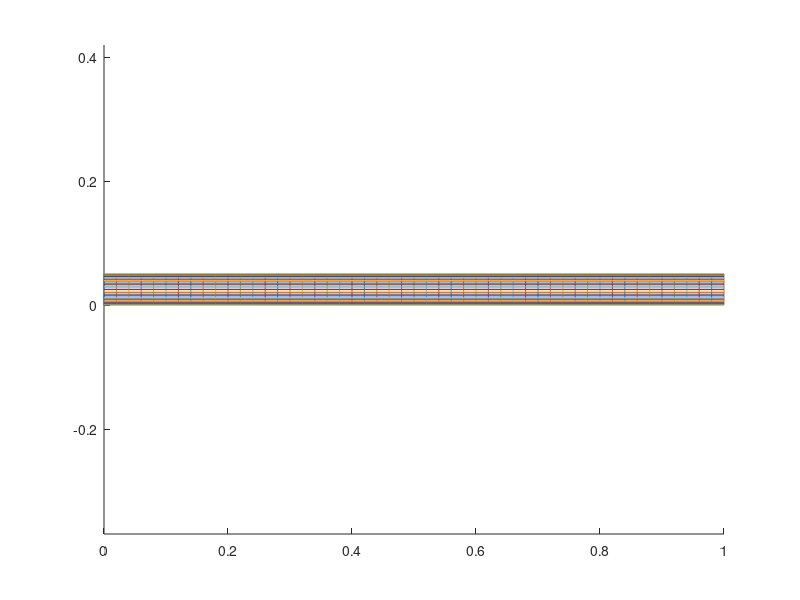

Recreate this plot in MATLAB.
function sit2
global geom poc;

geom = {};
poc = 0;

n1 = 50;
n2 = 30;

dy = 0.0005;

obdelnik([0,0],[1,0],[1,0.05],[0,0.05],n1,n2,1,3,1,3,dy,dy);
% obdelnik([0,0.05],[1,0.05],[1,0.1],[0,0.1],n1,n2,1,0,1,0,dy,dy);

[P,Q] = vytvor_sit;
kresli;
save 'P' P;
save 'Q' Q;

display(['Pocet bodu site je: ',num2str(length(P(:,1)))]);


function obdelnik(A,B,C,D,n1,n2,z1,z2,z3,z4,dx0,dy0)
% A, B, C, D jsou krajni body obdelnika [x,y]
% n1, n2 jsou pocty bunek v x-ove a y-ove soureadnici
% z1, z2 jsou zahusteni, 0 - doleva, 1 - nic, 2 - doprava, 3 - obe strany
global geom poc;
    X = zeros(n1+1,n2+1);
    Y = zeros(n1+1,n2+1);
    
    a = deleni(dx0,n1,norm(B-A),z1);
    b = deleni(dy0,n2,norm(C-B),z2);
    c = deleni(dx0,n1,norm(D-C),z3);
    d = deleni(dy0,n2,norm(A-D),z4);
    
    for i = 1:n1+1
        for j = 1:n2+1
            f1 = (1-a(i))*(1-d(j));
            f2 = a(i)*(1-b(j));
            f3 = c(i)*b(j);
            f4 = (1-c(i))*d(j);
            X(i,j) = A(1)*f1 + B(1)*f2 + C(1)*f3 + D(1)*f4;
            Y(i,j) = A(2)*f1 + B(2)*f2 + C(2)*f3 + D(2)*f4;
        end
    end
    
    obd{1} = n1;
    obd{2} = n2;
    obd{3} = X;
    obd{4} = Y;
    poc = poc + 1;
    geom{poc} = obd;

    
function kresli
global geom poc;
figure;
hold on;
for i = 1:poc
    obd = geom{i};
    n1 = obd{1};
    n2 = obd{2};
    X = obd{3};
    Y = obd{4};
    I = 1:n1+1;
    J = 1:n2+1;
    for i = 1:n1+1
        plot(X(i,J),Y(i,J));
    end
    for j = 1:n2+1
        plot(X(I,j),Y(I,j));
    end
end
axis equal


function [P,Q] = vytvor_sit
global geom poc;

% zjednoznacneni bodu
Pp = [];
s = 1;
for k = 1:poc
    obd = geom{k};
    n1 = obd{1};
    n2 = obd{2};
    X = obd{3};
    Y = obd{4};
    np = (n1+1)*(n2+1);
    Ppom = zeros(np,5);
    p = 1;
    for i = 1:(n1+1)
        for j = 1:(n2+1)
            Ppom(p,:) = [X(i,j),Y(i,j),s,0,0];
            p = p + 1;
            s = s + 1;
        end
    end
    Pp = [Pp;Ppom];
end
Pp = myqs(Pp);

Pp(1,4) = 1;
Pp(1,5) = 1;
for i = 2:length(Pp(:,1))
    if(norm(Pp(i,1:2)-Pp(i-1,1:2)) < 1e-8)
        Pp(i,4) = Pp(i-1,4);
    else
        Pp(i,4) = Pp(i-1,4) + 1;
        Pp(i,5) = 1;
    end
end

P = Pp(Pp(:,5) == 1, 1:2);
I = Pp(:,3);
slov(I) = Pp(:,4);

% vytvoreni matice indexu
s = 1;
for k = 1:poc
    obd = geom{k};
    n1 = obd{1};
    n2 = obd{2};
    ind = zeros(n1+1,n2+1);
    
    for i = 1:(n1+1)
        for j = 1:(n2+1)
            ind(i,j) = slov(s);
            s = s + 1;
        end
    end
    obd{5} = ind;
    geom{k} = obd;
end

% vytvoreni matice Q
Q = [];
for k = 1:poc
    obd = geom{k};
    n1 = obd{1};
    n2 = obd{2};
    ind = obd{5};
    
    nq = n1*n2;
    Qpom = zeros(nq,4);
    p = 1;
    for i = 1:n1
        for j = 1:n2
            Qpom(p,:) = [ind(i,j),ind(i+1,j),ind(i+1,j+1),ind(i,j+1)];
            p = p + 1;
        end
    end
    Q = [Q;Qpom];
end

function y = deleni(dy0,n,L,par)
dy0 = dy0/L;
dy = zeros(n,1);
dy(1) = dy0;
y = zeros(n+1,1);
y(2) = dy0;

if(par == 1)
    y = linspace(0,1,n+1)';
    return;
end

if(par == 3)
    lich = mod(n,2);
    n = fix(n/2);
    dy0 = 2*dy0;
    dy = zeros(n,1);
    dy(1) = dy0;
    y = zeros(n+1,1);
    y(2) = dy0;
    y = zeros(n+1,1);
    y(2) = dy0;
end

a = 0;
b = 10;
c = 0.3;
s = 1;
while 1
    A = linspace(c,0,n);
    for i = 2:n
        dy(i) = dy(i-1)*(1+A(i));
        y(i+1) = y(i) + dy(i);
    end
    if(y(n+1) < 1)
        a = c;
    else
        b = c;
    end
    c = (a+b)/2;
    if((b-a)/2 < 1e-8)
        break
    end
    s = s+1;
    if(s > 10000)
        display('Chyba')
        break;
    end
end
y = y/y(n+1);

if(par == 2)
    y = 1-y(end:-1:1);
end

if(par == 3)
    if(lich == 0)
        y = [y;2-y((end-1):-1:1)]/2;
    else
        dy = y(end)-y(end-1);
        y1 = [y;y(end)+dy];
        y2 = 2+dy-y((end-1):-1:1);
        y = [y1;y2];
        y = y/y(end);
    end
end


function out = myqs(data)
if(isempty(data) ~= 1)
    n = length(data(:,1));
    if(n < 2)
        out = data;
    else
        ind = floor(n/2);
        p = data(ind,:);
        L = zeros(size(data));
        iL = 1;
        R = zeros(size(data));
        iR = 1;
        if(n > 1)
            for i = 1:n
                if(i ~= ind)
                    if(je_mensi(data(i,:),p))
                        L(iL,:) = data(i,:);
                        iL = iL + 1;
                    else
                        R(iR,:) = data(i,:);
                        iR = iR + 1;
                    end
                end
            end
            L = myqs(L(1:iL-1,:));
            R = myqs(R(1:iR-1,:));
            out = [L; p; R];
        end
    end
else
    out = [];
end

function c = je_mensi(a,b)
c = 0;
if(b(1) - a(1) > 1e-5)
    c = 1;
elseif(abs(a(1) -b(1)) < 1e-5)
    if(b(2) - a(2) > 1e-5)
        c = 1;
    end
end



